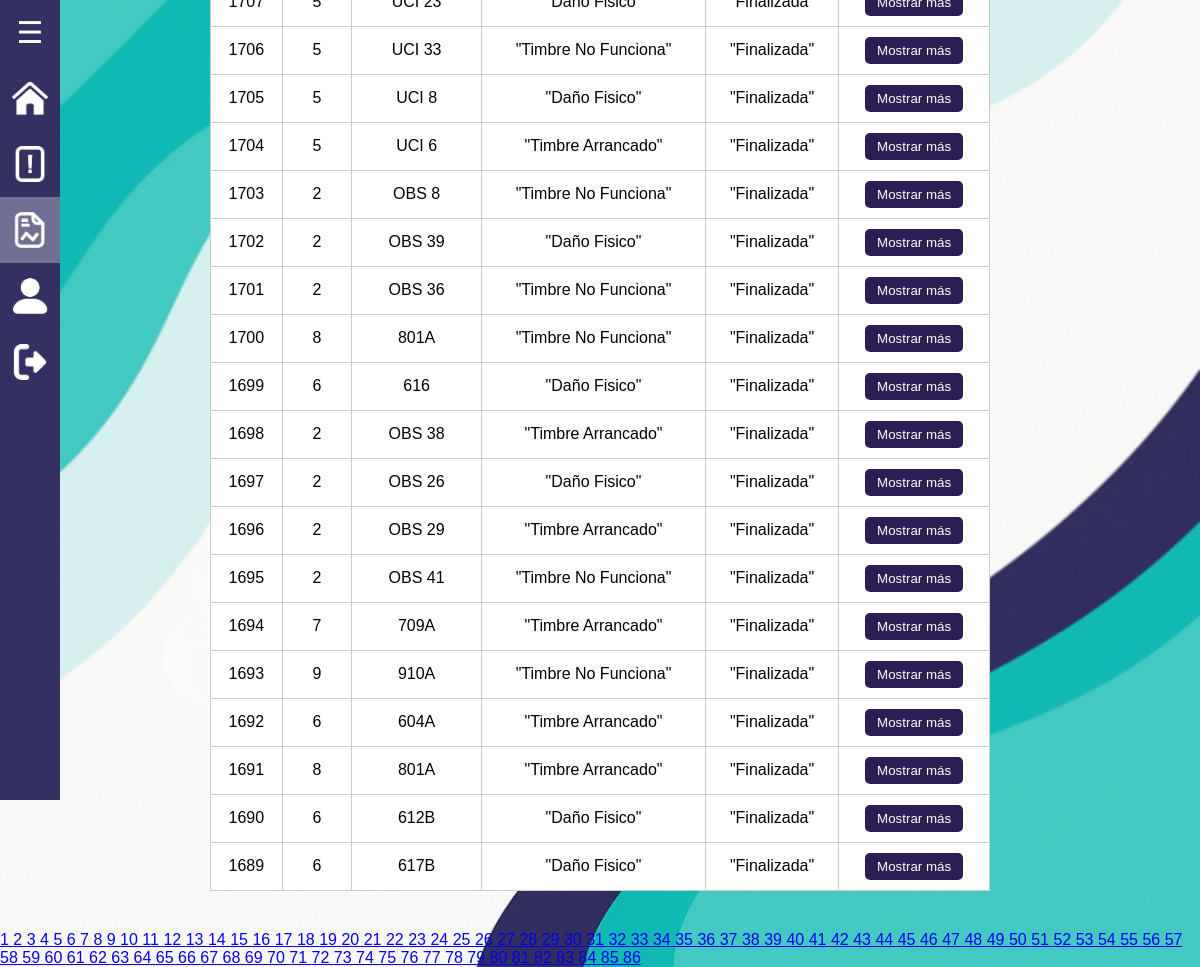
The app's page /roles/usuarios_reportes/consultar_reportes.php (signed in) with its own data.
### tables this page shows
CREATE TABLE `reportes` (
  `id` int(11) NOT NULL,
  `usuario_id` int(11) NOT NULL,
  `piso` int(11) NOT NULL,
  `habitacion` varchar(10) DEFAULT NULL,
  `reporte` text NOT NULL,
  `tipo_dano` varchar(255) NOT NULL,
  `fecha` timestamp NOT NULL DEFAULT current_timestamp(),
  `estado` varchar(50) DEFAULT 'Ingresada',
  `respuesta` text DEFAULT NULL,
  `fecha_creacion` datetime DEFAULT current_timestamp(),
  `fecha_respuesta` datetime DEFAULT NULL,
  `imagen_antes` longblob DEFAULT NULL,
  `imagen_despues` longblob DEFAULT NULL,
  `respondido_por` int(11) DEFAULT NULL
);

### roles/usuarios_reportes/consultar_reportes.php (the view, shortened to what this page needs)
<?php
$usuario_id = $_SESSION['id'];
$pdo = new PDO("mysql:host=localhost;dbname=cnl_report", 'root', '');
$pdo->setAttribute(PDO::ATTR_ERRMODE, PDO::ERRMODE_EXCEPTION);
$porPagina = 20;
$pagina = isset($_GET['pagina']) ? max(1, intval($_GET['pagina'])) : 1;
$inicio = ($pagina - 1) * $porPagina;
$sql = "SELECT * FROM reportes WHERE usuario_id = ? ORDER BY id DESC LIMIT $inicio, $porPagina";
$stmt = $pdo->prepare($sql);
$stmt->execute([$usuario_id]);
$reportes = $stmt->fetchAll(PDO::FETCH_ASSOC);
$sqlTotal = "SELECT COUNT(*) FROM reportes WHERE usuario_id = ?";
$stmtTotal = $pdo->prepare($sqlTotal);
$stmtTotal->execute([$usuario_id]);
$totalRegistros = $stmtTotal->fetchColumn();
$totalPaginas = ceil($totalRegistros / $porPagina);
?>
<!DOCTYPE html>
<html lang="es">
<head>
    <link rel="stylesheet" href="../../css/estilos.css">
    <link rel="stylesheet" href="../../css/consulta_reportes.css">
</head>
<body>
    <?php include '../../menu_lateral/menu.php'; ?>
    <table>
        <tbody>
        <?php foreach ($reportes as $reporte): ?>
            <tr>
                <td><?= $reporte['id'] ?></td>
                <td><?= htmlspecialchars($reporte['piso']) ?></td>
                <td><?= htmlspecialchars($reporte['habitacion']) ?></td>
                <td><?= htmlspecialchars($reporte['tipo_dano']) ?></td>
                <td><?= htmlspecialchars($reporte['estado']) ?></td>
                <td>
                    <button class="btn-ver" onclick="abrirModal(<?= $reporte['id'] ?>)">Mostrar más</button>
                </td>
            </tr>
        <?php endforeach; ?>
        </tbody>
    </table>
    <div class="paginacion">
        <?php for ($i = 1; $i <= $totalPaginas; $i++): ?>
            <a href="?pagina=<?= $i ?>" class="<?= $i == $pagina ? 'pagina-actual' : '' ?>">
                <?= $i ?>
            </a>
        <?php endfor; ?>
    </div>
</body>
</html>

### css/estilos.css (style rules this page uses)
* { margin: 0; padding: 0; box-sizing: border-box; font-family: Arial, sans-serif; }
body { display: flex; }

### css/consulta_reportes.css (style rules this page uses)
body { margin: 0; font-family: 'Segoe UI', Tahoma, Geneva, Verdana, sans-serif; background: url('../images/fondo_PC.png') no-repeat center center fixed; background-size: cover; backdrop-filter: blur(1px); color: #000000; display: flex; flex-direction: column; align-items: center; justify-content: center; height: 100vh; }
table { width: 65%; background-color: white; border-collapse: collapse; margin-bottom: 40px; }
th, td { border: 1px solid #ccc; padding: 10px; text-align: center; }
.btn-ver { background-color: #2C1E53; color: white; padding: 6px 12px; border: none; border-radius: 5px; cursor: pointer; }
.paginacion { color: black; }

### records on screen
reportes: id "1706", piso "5", habitacion "UCI 33", tipo_dano "\"Timbre No Funciona\"", estado "\"Finalizada\""
reportes: id "1705", piso "5", habitacion "UCI 8", tipo_dano "\"Daño Fisico\"", estado "\"Finalizada\""
reportes: id "1704", piso "5", habitacion "UCI 6", tipo_dano "\"Timbre Arrancado\"", estado "\"Finalizada\""
reportes: id "1703", piso "2", habitacion "OBS 8", tipo_dano "\"Timbre No Funciona\"", estado "\"Finalizada\""
reportes: id "1702", piso "2", habitacion "OBS 39", tipo_dano "\"Daño Fisico\"", estado "\"Finalizada\""
reportes: id "1701", piso "2", habitacion "OBS 36", tipo_dano "\"Timbre No Funciona\"", estado "\"Finalizada\""
reportes: id "1700", piso "8", habitacion "801A", tipo_dano "\"Timbre No Funciona\"", estado "\"Finalizada\""
reportes: id "1699", piso "6", habitacion "616", tipo_dano "\"Daño Fisico\"", estado "\"Finalizada\""
reportes: id "1698", piso "2", habitacion "OBS 38", tipo_dano "\"Timbre Arrancado\"", estado "\"Finalizada\""
reportes: id "1697", piso "2", habitacion "OBS 26", tipo_dano "\"Daño Fisico\"", estado "\"Finalizada\""
reportes: id "1696", piso "2", habitacion "OBS 29", tipo_dano "\"Timbre Arrancado\"", estado "\"Finalizada\""
reportes: id "1695", piso "2", habitacion "OBS 41", tipo_dano "\"Timbre No Funciona\"", estado "\"Finalizada\""
reportes: id "1694", piso "7", habitacion "709A", tipo_dano "\"Timbre Arrancado\"", estado "\"Finalizada\""
reportes: id "1693", piso "9", habitacion "910A", tipo_dano "\"Timbre No Funciona\"", estado "\"Finalizada\""
reportes: id "1692", piso "6", habitacion "604A", tipo_dano "\"Timbre Arrancado\"", estado "\"Finalizada\""
reportes: id "1691", piso "8", habitacion "801A", tipo_dano "\"Timbre Arrancado\"", estado "\"Finalizada\""
reportes: id "1690", piso "6", habitacion "612B", tipo_dano "\"Daño Fisico\"", estado "\"Finalizada\""
reportes: id "1689", piso "6", habitacion "617B", tipo_dano "\"Daño Fisico\"", estado "\"Finalizada\""
